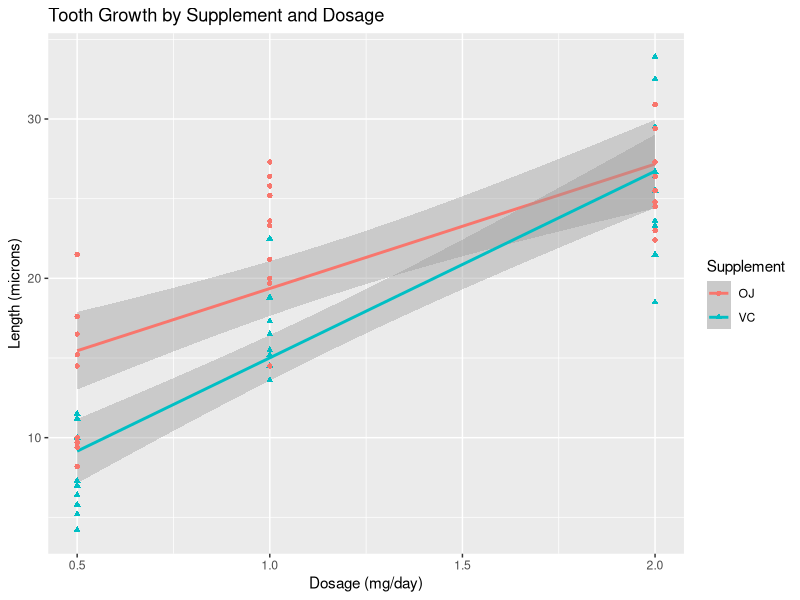

Generate this figure with R:
## ---- chunk 1
data(ToothGrowth)
library(ggplot2)
library(knitr)
str(ToothGrowth)
kable(table(ToothGrowth$dose,ToothGrowth$supp))
summary(ToothGrowth$len)
## ---- chunk 2
qplot(x = ToothGrowth$dose, y=ToothGrowth$len,geom = "smooth", 
      method="lm", 
      colour=ToothGrowth$supp, 
      main="Tooth Growth by Supplement and Dosage",
      xlab="Dosage (mg/day)",
      ylab="Length (microns)") + 
  scale_colour_discrete(name="Supplement") +
  scale_shape_discrete(name="Supplement") +
  geom_point(aes(shape=ToothGrowth$supp))
## ---- chunk 3
d1 <- subset(ToothGrowth, dose==0.5); d2 <- subset(ToothGrowth, dose==1.0); d3 <- subset(ToothGrowth, dose==2.0)
halfvsone <- t.test(d1$len,d2$len, paired=FALSE,var.equal=FALSE)
onevstwo <- t.test(d2$len,d3$len, paired=FALSE,var.equal=FALSE)
halfvsone; onevstwo
## ---- chunk 4
s1 <- subset(ToothGrowth, supp=="OJ"); s2 <- subset(ToothGrowth, supp=="VC")
t.test(s1$len,s2$len,paired=FALSE, var.equal=FALSE)
